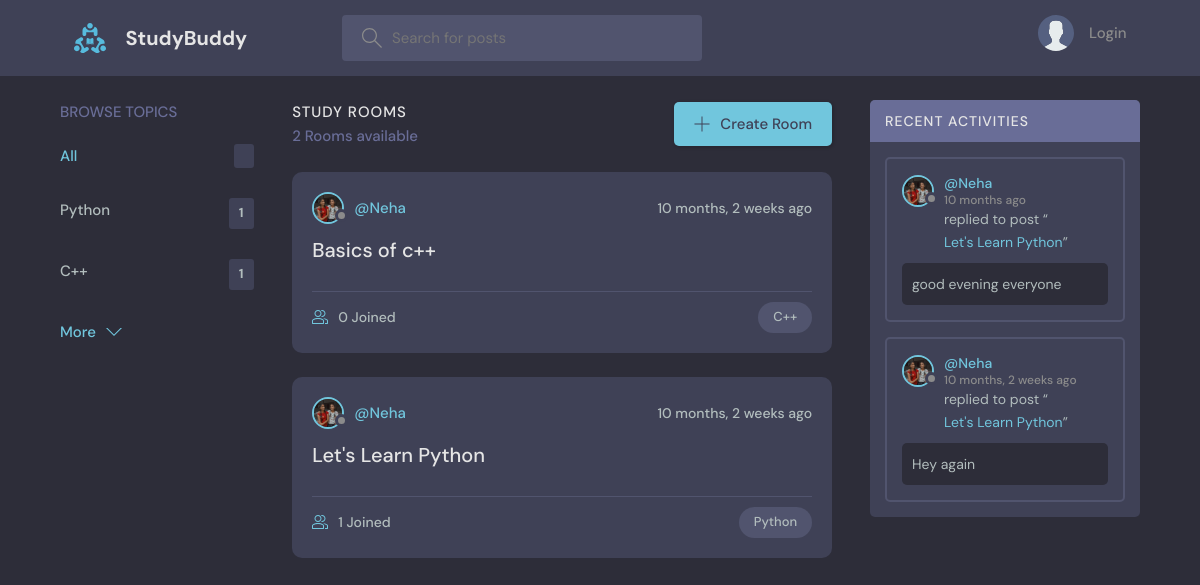
The app's page /, older data.
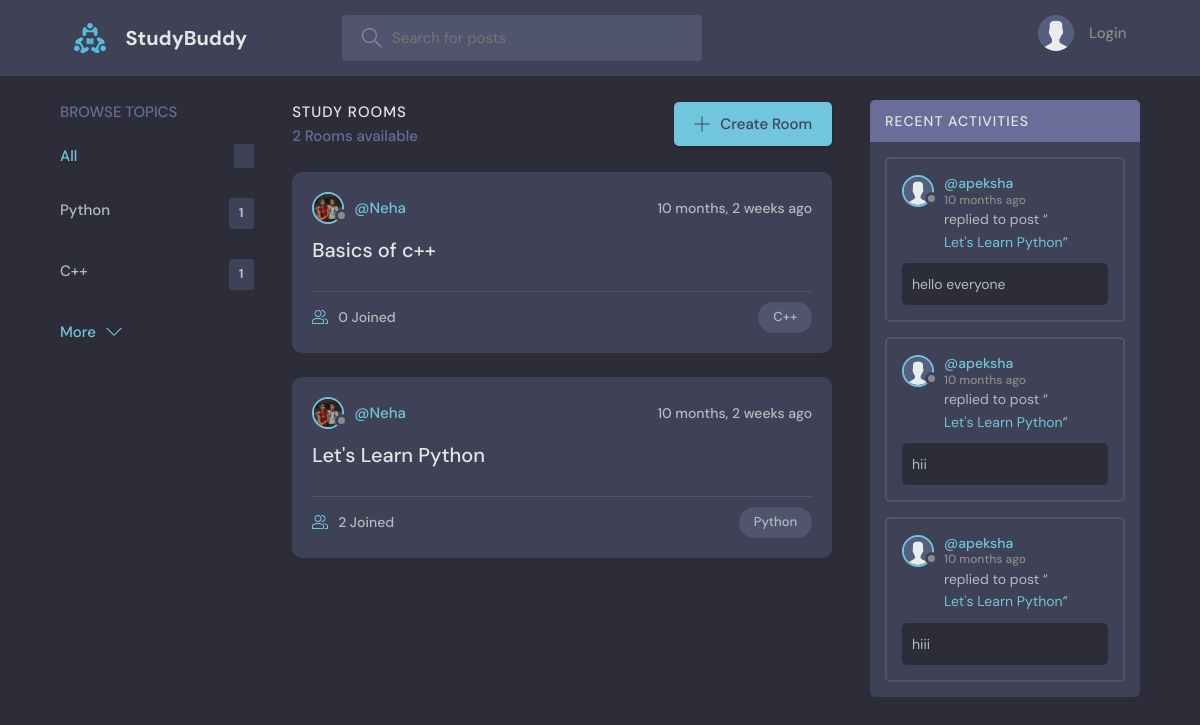
The same page, newer data.
### base/models.py (models this page shows, shortened)
class Topic(models.Model):
    name=models.CharField(max_length=200)

class Room(models.Model):
    host=models.ForeignKey(User,on_delete=models.SET_NULL,null=True)
    topic=models.ForeignKey(Topic,on_delete=models.SET_NULL,null=True)
    name=models.CharField(max_length=200)
    description=models.TextField(null=True,blank=True) #blank->it can be blank as well
    participants=models.ManyToManyField(User,related_name='participants',blank=True)
    updated=models.DateTimeField(auto_now=True)#takes time every time we save content
    created=models.DateTimeField(auto_now_add=True) #only when we create first or save first instance
    class Meta:
        ordering=['-updated','-created']
    def __str__(self):
        return self.name

class User(AbstractUser):
    username=models.CharField(max_length=200,null=True,unique=True)
    email=models.EmailField(unique=True,null=True)
    bio=models.TextField(null=True)
    avatar=models.ImageField(null=True,default="avatar.svg")
    USERNAME_FIELD='username'
    REQUIRED_FIELDS=[]

class Message(models.Model):
    user=models.ForeignKey(User,on_delete=models.CASCADE) #user can have many messages but message can have only one user
    room=models.ForeignKey(Room,on_delete=models.CASCADE)#when parent is deleted all message of children also deleted
    body=models.TextField()
    updated=models.DateTimeField(auto_now=True)
    created=models.DateTimeField(auto_now_add=True)
    class Meta:
        ordering=['-updated','-created']

### base/views.py (the view)
# urls.py: 2. Add a URL to urlpatterns:  path('', views.home, name='home')
def home(request): # request object is the http object that shows what the user is sending
    q = request.GET.get('q') if request.GET.get('q') != None else ''
    rooms=Room.objects.filter(
        Q(topic__name__icontains=q) |#all the rooms in database and search by topic name (icontains)
        Q(name__icontains=q) |
        Q(description__icontains=q))
    topics=Topic.objects.all()[:5]
    room_count=rooms.count()
    room_messages=Message.objects.filter(Q(room__topic__name__icontains=q))[:3]
    context={'rooms':rooms,'topics':topics,'room_count':room_count,'room_messages':room_messages}
    return render(request,'base/home.html',context) #when user request homepage return him "home page"

### base/templates/base/home.html (shortened to what this page needs)
{% extends 'main.html' %}
{% block content %}
<main class="layout layout--3">
  <div class="container">
    {% include 'base/topics_component.html' %}
    <div class="roomList">
      <div class="roomList__header">
        <div>
          <h2>Study Rooms</h2>
          <p>{{room_count}} Rooms available</p>
        </div>
        <a class="btn btn--main" href="{% url 'create-room' %}">
          <svg version="1.1" xmlns="http://www.w3.org/2000/svg" width="32" height="32" viewBox="0 0 32 32">
            <title>add</title>
            <path
              d="M16.943 0.943h-1.885v14.115h-14.115v1.885h14.115v14.115h1.885v-14.115h14.115v-1.885h-14.115v-14.115z">
            </path>
          </svg>
          Create Room
        </a>
      </div>
      {% include 'base/feed_component.html' %}
    </div>
    {% include 'base/activity_component.html' %}
  </div>
</main>
{% endblock %}

### base/templates/base/topics_component.html
<div class="topics">
  <div class="topics__header">
    <h2>Browse Topics</h2>
  </div>
  <ul class="topics__list">
    <li>
      <a href="{% url 'home' %}" class="active">All <span>{{topic.count}}</span></a>
    </li>
    {% for topic in topics %}
    <li>
      <a href="{% url 'home' %}?q={{topic.name}}">{{topic.name}}<span>{{topic.room_set.all.count}}</span></a>
    </li>
    {% endfor %}
  </ul>
  <a class="btn btn--link" href="{% url 'topics' %}">
    More
    <svg version="1.1" xmlns="http://www.w3.org/2000/svg" width="32" height="32" viewBox="0 0 32 32">
      <title>chevron-down</title>
      <path d="M16 21l-13-13h-3l16 16 16-16h-3l-13 13z"></path>
    </svg>
  </a>
</div>

### base/templates/base/feed_component.html (shortened to what this page needs)
{% for room in rooms %}
<div class="roomListRoom">
    <div class="roomListRoom__header">
        <a href="{% url 'user-profile' room.host.id %}" class="roomListRoom__author">
            <div class="avatar avatar--small">
                <img src="{{room.host.avatar.url}}" />
            </div>
            <span>@{{room.host.username}}</span>
        </a>
        <div class="roomListRoom__actions">
            <span>{{room.created|timesince}} ago</span>
        </div>
    </div>
    <div class="roomListRoom__content">
        <a href="{% url 'room' room.id %}">{{room.name}}</a>
    </div>
    <div class="roomListRoom__meta">
        <a href="{% url 'room' room.id %}" class="roomListRoom__joined">
            {{room.participants.all.count}} Joined
        </a>
        <p class="roomListRoom__topic">{{room.topic.name}}</p>
    </div>
</div>
{% endfor %}

### base/templates/base/activity_component.html (shortened to what this page needs)
<div class="activities">
  <div class="activities__header">
      <h2>Recent Activities</h2>
  </div>
  {% for message in room_messages %}
  <div class="activities__box">
      <div class="activities__boxHeader roomListRoom__header">
          <a href="{% url 'user-profile' message.user.id %}" class="roomListRoom__author">
              <div class="avatar avatar--small">
                  <img src="{{message.user.avatar.url}}" />
              </div>
              <p>
                  @{{message.user.username}}
                  <span>{{message.created|timesince}} ago</span>
              </p>
          </a>
      </div>
      <div class="activities__boxContent">
          <p>replied to post “<a href="{% url 'room' message.room.id %}">{{message.room}}</a>”</p>
          <div class="activities__boxRoomContent">{{message.body}}</div>
      </div>
  </div>
  {% endfor %}
</div>

Row changes from the older to the newer data that the page shows:
no longer on this page (row unchanged): Message: user.avatar (picture), user.username "Neha", created "10 months", room "Let's Learn Python", body "good evening everyone"
no longer on this page (row unchanged): Message: user.avatar (picture), user.username "Neha", created "10 months, 2 weeks", room "Let's Learn Python", body "Hey again"
computed for Room "Let's Learn Python": participants.all.count "1" → "2"
added Message: user.avatar (placeholder picture), user.username "apeksha", created "10 months", room "Let's Learn Python", body "hello everyone"
added Message: user.avatar (placeholder picture), user.username "apeksha", created "10 months", room "Let's Learn Python", body "hii"
added Message: user.avatar (placeholder picture), user.username "apeksha", created "10 months", room "Let's Learn Python", body "hiii"
